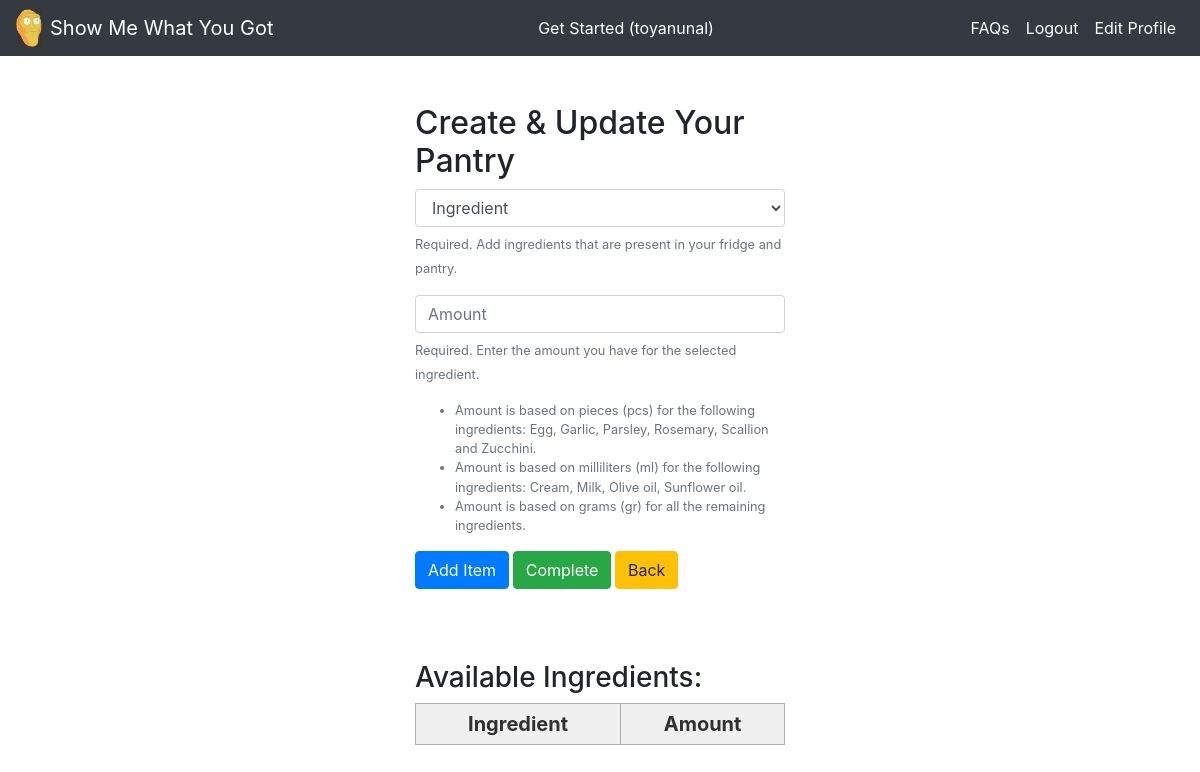
The app's page /pantry_create/ (signed in), older data.
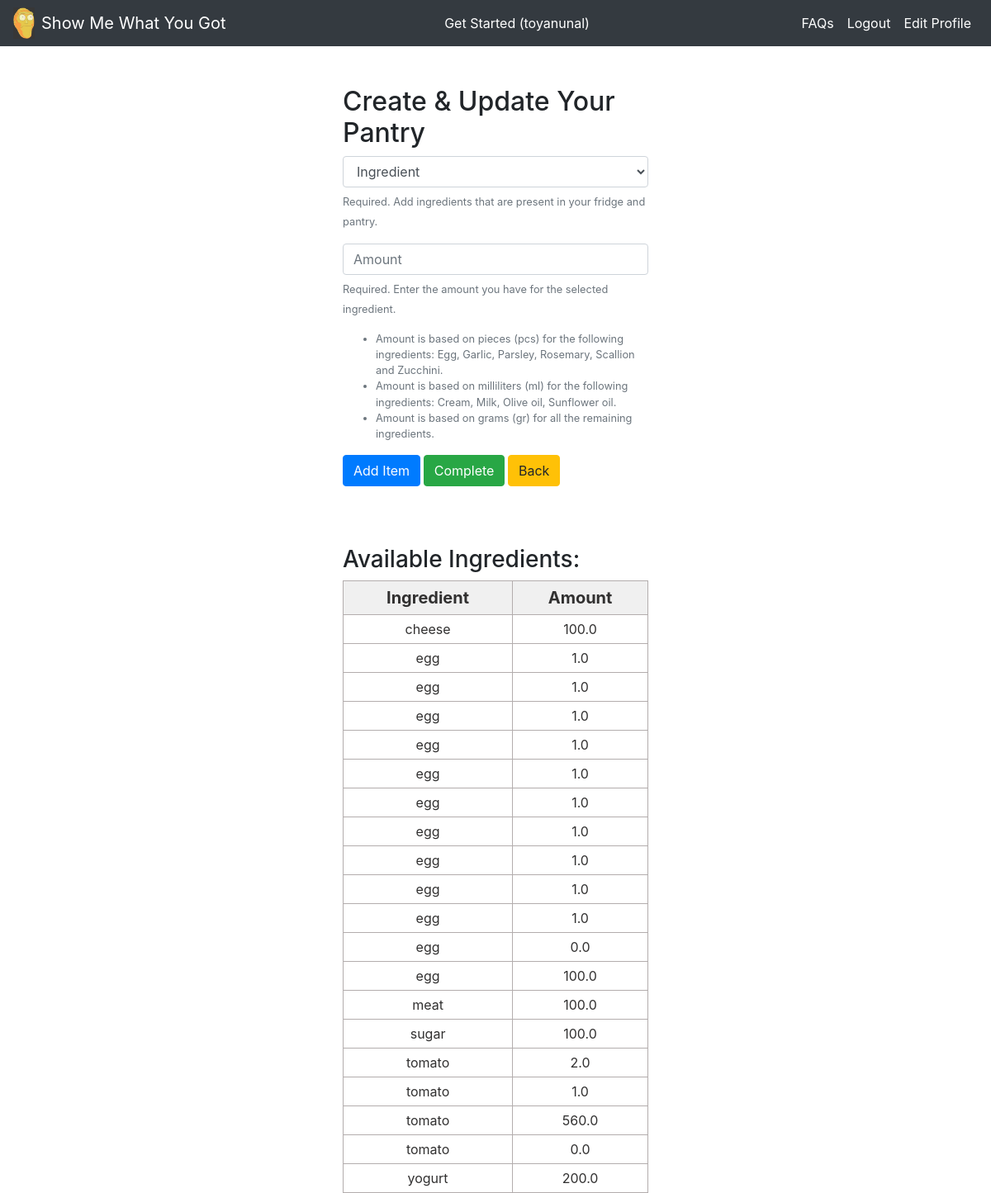
The same page, newer data.
### rrs_app/models.py (models this page shows, shortened)
class UserIngredient(models.Model):
    user = models.ForeignKey(User, on_delete=models.CASCADE)
    ingredient = models.ForeignKey(Ingredient, on_delete=models.CASCADE)
    amount = models.FloatField(default=0)
    total_cost = models.FloatField(default=0, blank=True)
    class Meta:
        unique_together = (('user', 'ingredient'))
        ordering = ('user','ingredient')

class Ingredient(models.Model):
    title = models.CharField(max_length=128)
    unit_type = models.CharField(max_length=16)
    unit_cost = models.FloatField(default=0)
    photo = models.ImageField(blank=True, upload_to='ingredient_photos/')
    class Meta:
        ordering = ('title',)
    def __str__(self):
        return self.title

### rrs_app/views.py (the view, shortened to what this page needs)
# urls.py: path('pantry_create/',views.useringredient_form_view,name='pantry_create'),
def useringredient_form_view(request):
    form = forms.UserIngredientForm()
    if not request.user.is_authenticated:
        messages.warning(request, ('Please login to continue.'))
        return redirect('home')
    ingredient_list = UserIngredient.objects.filter(user=request.user)
    return render(request, 'rrs_app/useringredient_form.html', {'form':form, 'ingredient_list':ingredient_list})

### rrs_app/templates/rrs_app/useringredient_form.html (shortened to what this page needs)
{% extends 'rrs_app/base.html' %}
{% block content %}
<br></br>
<div class = "col-md-4 offset-md-4">
  <h2> Create & Update Your Pantry </h2>
  <form method="POST", action="{% url 'pantry_create' %}">
    {{ form.as_p }}
    <input type="submit" class="btn btn-primary" name="add" value="Add Item">
    <input type="submit" class='btn btn-success' name="complete" value="Complete">
    <a class='btn btn-warning' href="{% url 'input_form' %}">Back</a>
  </form>
<br></br> <br></br>
<h3> Available Ingredients: </h3>
  <table class="demTable">
    <thead>
      <tr>
        <th>Ingredient</th>
        <th>Amount</th>
			</tr>
		</thead>
    <tbody>
      {% for ingredient_object in ingredient_list %}
			<tr>
        <td>{{ingredient_object.ingredient}}</td>
        <td>{{ingredient_object.amount|floatformat:1}}</td>
      </tr>
      {% endfor %}
</div>
{% endblock %}

Row changes from the older to the newer data that the page shows:
added UserIngredient: ingredient "cheese", amount "100.0"
added UserIngredient: ingredient "egg", amount "1.0"
added UserIngredient: ingredient "egg", amount "1.0"
added UserIngredient: ingredient "egg", amount "1.0"
added UserIngredient: ingredient "egg", amount "1.0"
added UserIngredient: ingredient "egg", amount "1.0"
added UserIngredient: ingredient "egg", amount "1.0"
added UserIngredient: ingredient "egg", amount "1.0"
added UserIngredient: ingredient "egg", amount "1.0"
added UserIngredient: ingredient "egg", amount "1.0"
added UserIngredient: ingredient "egg", amount "1.0"
added UserIngredient: ingredient "egg", amount "0.0"
added UserIngredient: ingredient "egg", amount "100.0"
added UserIngredient: ingredient "meat", amount "100.0"
added UserIngredient: ingredient "sugar", amount "100.0"
added UserIngredient: ingredient "tomato", amount "2.0"
added UserIngredient: ingredient "tomato", amount "1.0"
added UserIngredient: ingredient "tomato", amount "560.0"
added UserIngredient: ingredient "tomato", amount "0.0"
added UserIngredient: ingredient "yogurt", amount "200.0"
